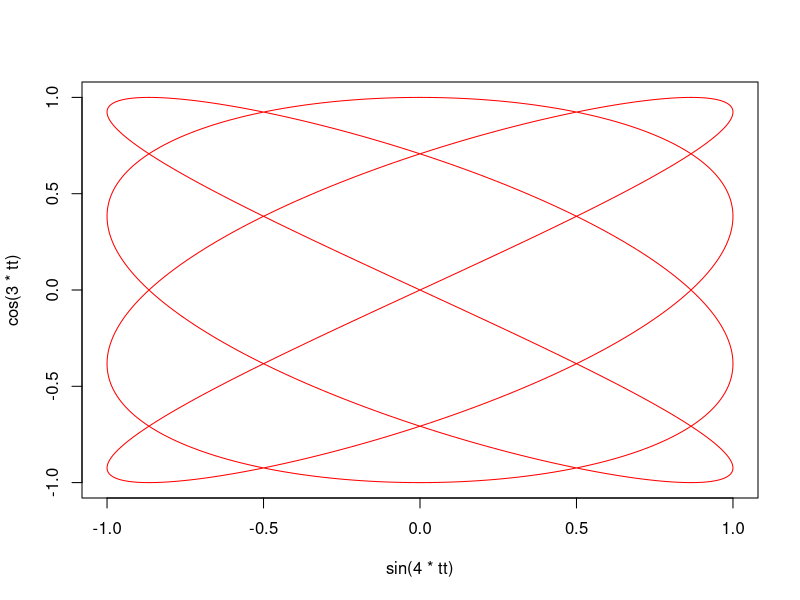

Write the R code that produced this figure.
## Temporary R file

# Draw a lissajous
tt=seq(0,2*pi,length=1000)
plot(sin(4*tt),cos(3*tt),type="l",col="red")

# Add some other stuff
